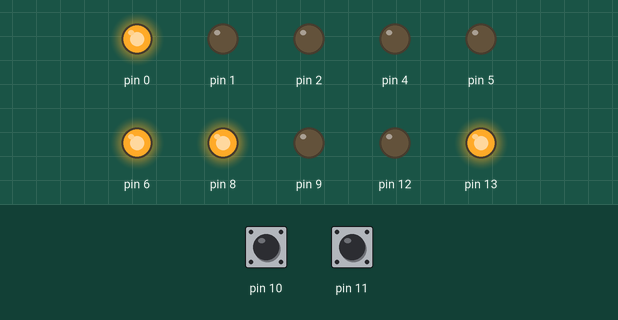
Recording of a sketch running on a simulated Arduino Uno, built with avr-gcc and run on an emulated ATmega328P. Parts: output pins drawn as LEDs (lit = HIGH). The inputs (shaded band) are chosen by the test bench; at power-on: pin 11 HIGH, pin 10 HIGH.

Above: at 1.2 s.
1.3 s: pin 11 pulled LOW for 0.15 s
At 2.5 s:
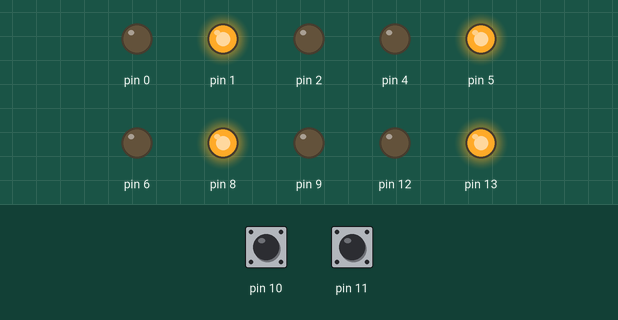
4.4 s: pin 10 pulled LOW for 0.15 s
At 4.8 s:
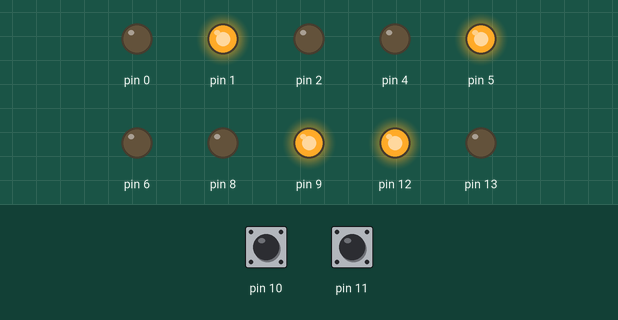
7.5 s: pin 11 pulled LOW for 1 s
At 9.9 s:
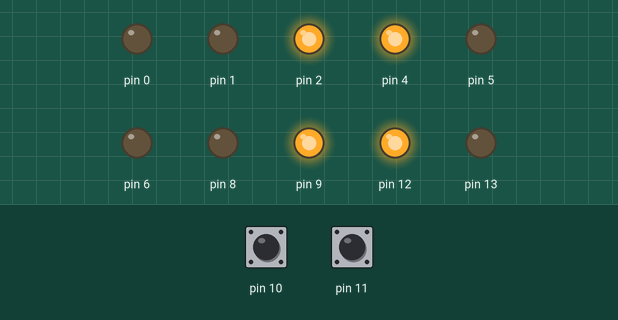
10.9 s: pin 10 pulled LOW for 1 s
At 12.2 s:
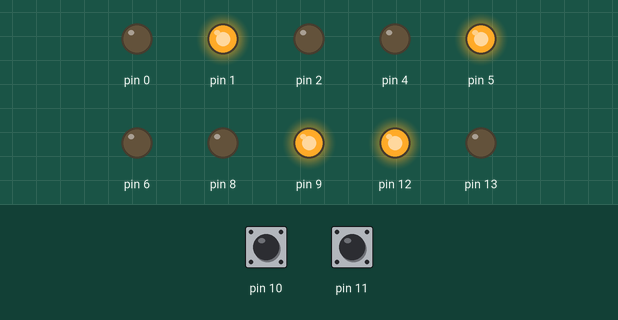
Timing chart, 0 to 14.4 s (numbered marks = the images above; inputs shaded):
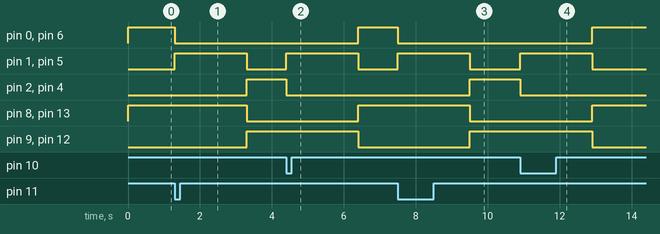

Measured:
- after the input at 1.3 s, pin 0, pin 6: HIGH → LOW at once; pin 1, pin 5: LOW → HIGH at once, → LOW 2.0 s later; pin 2, pin 4, pin 9, pin 12: LOW → HIGH after 2.0 s; pin 8, pin 13: HIGH → LOW after 2.0 s
- after the input at 4.4 s, pin 0, pin 6, pin 8, pin 13: LOW → HIGH after 2.0 s; pin 1, pin 5: LOW → HIGH at once, → LOW 2.0 s later; pin 2, pin 4: HIGH → LOW at once; pin 9, pin 12: HIGH → LOW after 2.0 s
- after the input at 7.5 s, pin 0, pin 6: HIGH → LOW at once; pin 1, pin 5: LOW → HIGH at once, → LOW 2.0 s later; pin 2, pin 4, pin 9, pin 12: LOW → HIGH after 2.0 s; pin 8, pin 13: HIGH → LOW after 2.0 s
- after the input at 10.9 s, pin 0, pin 6, pin 8, pin 13: LOW → HIGH after 2.0 s; pin 1, pin 5: LOW → HIGH at once, → LOW 2.0 s later; pin 2, pin 4: HIGH → LOW at once; pin 9, pin 12: HIGH → LOW after 2.0 s

The sketch:

codigosemaforo1.ino
```cpp
const unsigned long t_GREEN= 6000; // 6 segundos
const unsigned long t_YELLOW= 2000; // 2 segundos
const unsigned long t_RED = 6000;   // 6 segundos


// Clase para el semáforo de autos
class SemaforoAuto {
  public:
    enum State {RED, YELLOW, GREEN};

  private:
    int redPin, yellowPin, greenPin;//pines de los leds del semaforo
    State currentState;//estado actual
    State lastState;//estado anterior al actual (nos sirve para cambiar de amarillo a rojo o verde).
    int buttonPin1; // Agregado: pin del botón asociado al semáforo
    int buttonPin2;//boton asociado a su espejo pero que tambien afecta su estado.
    unsigned long lastChangeTime;//tiempo en el que se realizo el ultimo cambio de estado.


  public:
    SemaforoAuto(int rPin, int yPin, int gPin, int bPin1, int bPin2, State initialState)
      : redPin(rPin), yellowPin(yPin), greenPin(gPin), buttonPin1(bPin1), buttonPin2(bPin2),currentState(initialState){
      pinMode(redPin, OUTPUT);
      pinMode(yellowPin, OUTPUT);
      pinMode(greenPin, OUTPUT);
      pinMode(buttonPin1, INPUT_PULLUP); // configurar el pin del botón como entrada con resistencia de pull-up (manda ceros)
      pinMode(buttonPin2, INPUT_PULLUP); // configurar el pin del botón como entrada con resistencia de pull-up (manda ceros)
      update();

      lastChangeTime = 0;//tiempo de ultimo cambio
    }

    void changeState() {
      unsigned long currentTime = millis();//se usa millis porque me permite interrumpir un estado mediante el boton.
      switch (currentState) {
        case RED:
          lastState = currentState;
          if (digitalRead(buttonPin2) == LOW) {
          currentState= YELLOW;
          lastChangeTime = currentTime;
          } else if (currentTime - lastChangeTime >= t_RED) {
          currentState= YELLOW;
          lastChangeTime = currentTime;
          }
          break;
        case GREEN:
          lastState = currentState;
          if (digitalRead(buttonPin1) == LOW) {
          currentState= YELLOW;
          lastChangeTime = currentTime;
          } else if (currentTime - lastChangeTime >= t_GREEN) {
          currentState= YELLOW;
          lastChangeTime = currentTime;
          }
          break;
        case YELLOW:
          if (currentTime - lastChangeTime >= t_YELLOW) {
            if (lastState == GREEN) {
              currentState = RED;
            } else if (lastState == RED) {
              currentState = GREEN;
            }
          lastState = currentState;
          lastChangeTime = currentTime;
          }

          break;
      }
      update();
    }
    void sincronizar(SemaforoAuto* espejo){
    switch(espejo->getState()) {
            case RED:
                setState(GREEN); // Utiliza el método setState para cambiar el estado
                break;
            case GREEN:
                setState(RED); // Utiliza el método setState para cambiar el estado
                break;
            case YELLOW:
                setState(YELLOW); // Utiliza el método setState para cambiar el estado
                break;
        }
    update();
   }

        void update() {
      digitalWrite(redPin, currentState == RED ? HIGH : LOW);
      digitalWrite(yellowPin, currentState == YELLOW ? HIGH : LOW);
      digitalWrite(greenPin, currentState == GREEN ? HIGH : LOW);
    }

    State getState() const { return currentState; }

    void setState(State state) {
      currentState = state;
      update();
    }
};


// Clase para el semáforo de peatones
class SemaforoPeaton {
  public:
    enum State {RED, GREEN};

  private:
    int redPin, greenPin;
    State currentState;

  public:
    SemaforoPeaton(int rPin, int gPin)
      : redPin(rPin), greenPin(gPin) {
      pinMode(redPin, OUTPUT);
      pinMode(greenPin, OUTPUT);

      update();
    }

    void changeState() {
      currentState = (currentState == RED) ? GREEN : RED;
      update();
    }

    void sincronizarPeaton(SemaforoAuto* guia){
      switch(guia->getState()){
          case SemaforoAuto::RED:
                setState(GREEN); // Utiliza el método setState para cambiar el estado
                break;
            case SemaforoAuto::GREEN:
                setState(RED); // Utiliza el método setState para cambiar el estado
                break;
            case SemaforoAuto::YELLOW:
                //no se hace nada
                break;
      }
      update();
    }

    void update() {
      digitalWrite(redPin, currentState == RED ? HIGH : LOW);
      digitalWrite(greenPin, currentState == GREEN ? HIGH : LOW);
    }

    State getState() const { return currentState; }

    void setState(State state) {
      currentState = state;
      update();
    }
};

// Instanciación de los semáforos
SemaforoAuto AC(0, 1, 2, 10,11, SemaforoAuto::RED);
SemaforoAuto BD(4, 5, 6, 11, 10, SemaforoAuto::GREEN);
SemaforoPeaton NS(8, 9);
SemaforoPeaton EO(12, 13);

void setup() {

  // No es necesario llamar a update() aquí para los semáforos de autos ya que ya se llama dentro de su constructor

}
void loop() {

  BD.sincronizar(&AC);
  EO.sincronizarPeaton(&AC);
  NS.sincronizarPeaton(&BD);
  AC.changeState();

}
```
